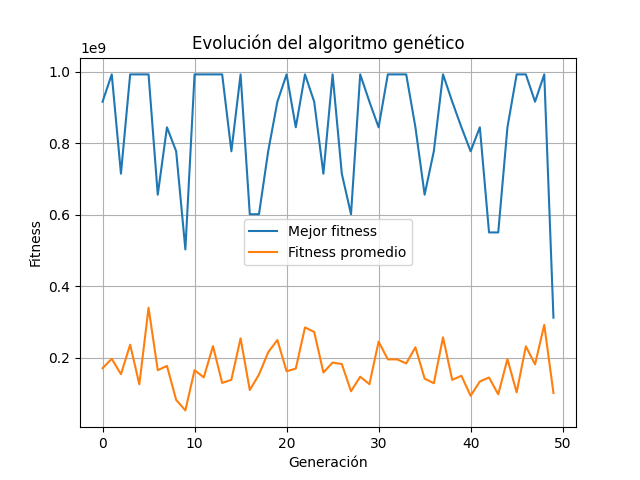

The Python source for this figure:
import random
import matplotlib.pyplot as plt

# Parámetros
POP_SIZE = 20
GENS = 50
MUTATION_RATE = 0.5
CROSSOVER_RATE = 0.8
BITS = 6  # porque 2^6

# Función objetivo
def fitness(x):
    return x**5 - x**3 - 2*x**2

# Generar individuo (cadena binaria)
def create_individual():
    return ''.join(random.choice('01') for _ in range(BITS))

# Decodificar binario a entero
def decode(ind):
    return int(ind, 2)

# Selección por torneo
def selection(pop):
    a, b = random.sample(pop, 2)
    return a if fitness(decode(a)) > fitness(decode(b)) else b

# Cruce de un punto
def crossover(p1, p2):
    if random.random() < CROSSOVER_RATE:
        point = random.randint(1, BITS-1)
        return p1[:point] + p2[point:], p2[:point] + p1[point:]
    return p1, p2

# Mutación bit a bit
def mutate(ind):
    new_ind = ''
    for bit in ind:
        if random.random() < MUTATION_RATE:
            new_ind += '1' if bit == '0' else '0'
        else:
            new_ind += bit
    return new_ind

# Inicialización
population = [create_individual() for _ in range(POP_SIZE)]

best_fitness_history = []
avg_fitness_history = []
best_global = None
best_global_fitness = float('-inf')

for gen in range(GENS):
    new_population = []
    
    # Reproducción
    while len(new_population) < POP_SIZE:
        p1 = selection(population)
        p2 = selection(population)
        
        c1, c2 = crossover(p1, p2)
        
        c1 = mutate(c1)
        c2 = mutate(c2)
        
        new_population.extend([c1, c2])
    
    population = new_population[:POP_SIZE]

    fitness_values = [fitness(decode(ind)) for ind in population]

    best_fitness = max(fitness_values)
    avg_fitness = sum(fitness_values) / len(fitness_values)

    best_fitness_history.append(best_fitness)
    avg_fitness_history.append(avg_fitness)

    gen_best = max(population, key=lambda ind: fitness(decode(ind)))
    gen_best_fitness = fitness(decode(gen_best))

    if gen_best_fitness > best_global_fitness:
        best_global = gen_best
        best_global_fitness = gen_best_fitness

plt.figure()
plt.plot(best_fitness_history, label="Mejor fitness")
plt.plot(avg_fitness_history, label="Fitness promedio")
plt.xlabel("Generación")
plt.ylabel("Fitness")
plt.title("Evolución del algoritmo genético")
plt.legend()
plt.grid()

plt.show()

# Resultado final
x_best = decode(best_global)
print(f"Mejor solución global: x = {x_best}, f(x) = {best_global_fitness}")
